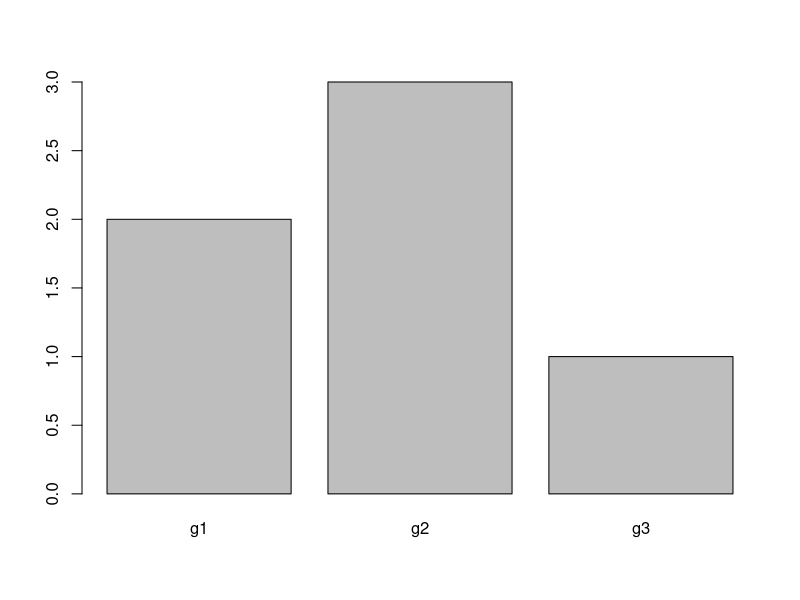
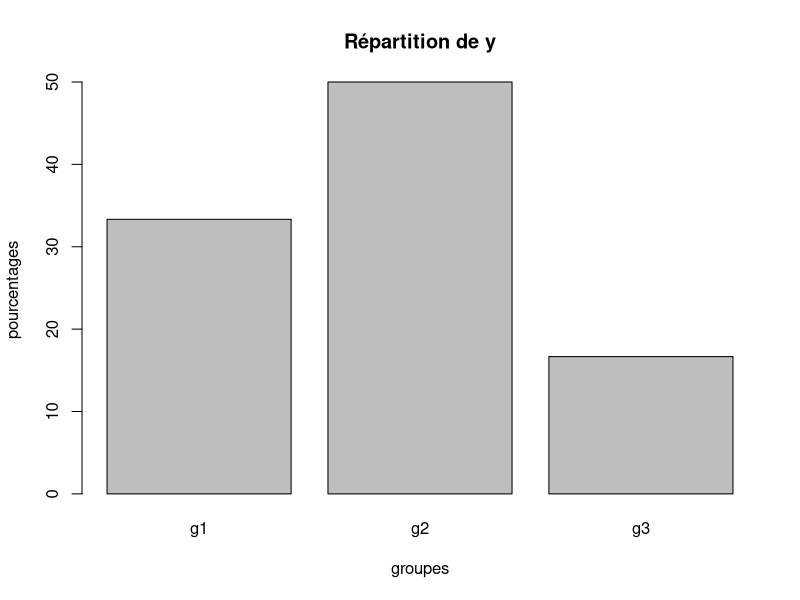

Write the R code that produced these figures, in order. (Note: this script raises an error after producing the figures.)
## ---- chunk 1
ybrut <- c("g1","g1","g2","g2","g2","g3")
print(ybrut)
summary(ybrut)
## ---- chunk 2
y <- factor(ybrut)
## ---- chunk 3
levels(y)
nlevels(y)
table(y)
sum(table(y))
table(y) / sum(table(y)) * 100
## ---- chunk 4
barplot(table(y))
## ---- chunk 5
barplot(table(y) / sum(table(y)) * 100, ylab = "pourcentages", 
        xlab = "groupes", main = "Répartition de y")
## ---- chunk 6
summary(y)
## ---- chunk 7
summary(y)
## ---- chunk 8
hist(y, freq = TRUE)
hist(y, freq = FALSE)
## ---- chunk 9
hist(y, freq = FALSE, breaks = 10, xlab = "huile", main = "Histogramme")
## ---- chunk 10
hist(y, freq = FALSE, breaks = c(15,18,25,30,36))
## ---- chunk 11
boxplot(y, xlab = "", ylab = "teneur en huile")
mean(y)
abline(h = mean(y))
quantile(y)
median(y)
abline(h = median(y), col = 2)
## ---- chunk 12
density(x, ...)
## ---- chunk 13
lnormal <- rnorm(100)
ndens <- density(lnormal, width=1.2)
hist(lnormal, probability = T)
lines(ndens)
## ---- chunk 14
y <- c(5,0,2,2,0)
## ---- chunk 15
unique(y)
sort(unique(y))
table(y)
## ---- chunk 16
plot(sort(unique(y)), table(y), type="h", ylim = c(0, max(table(y))))
## ---- chunk 17
barplot(table(y))
## ---- chunk 18
summary(tpropre)
## ---- chunk 19
plot(huile~grlon, data = tpropre)
plot(huile~grlon, data = tpropre, pch = "+")
plot(huile~grlon, data = tpropre, col = 2, pch = "+")
## ---- chunk 20
plot(huile~grlon, data = tpropre, type = "l")
## ---- chunk 21
# Trions les donnees préalablement
ordre <- order(tpropre$grlon)
plot(x = tpropre$grlon[ordre], y =  tpropre$huile[ordre], type = "l", 
     lty = 2, lwd = 2, col = "purple")
## ---- chunk 22
table(tpropre[,"ecotype"], tpropre[,"etat"])
